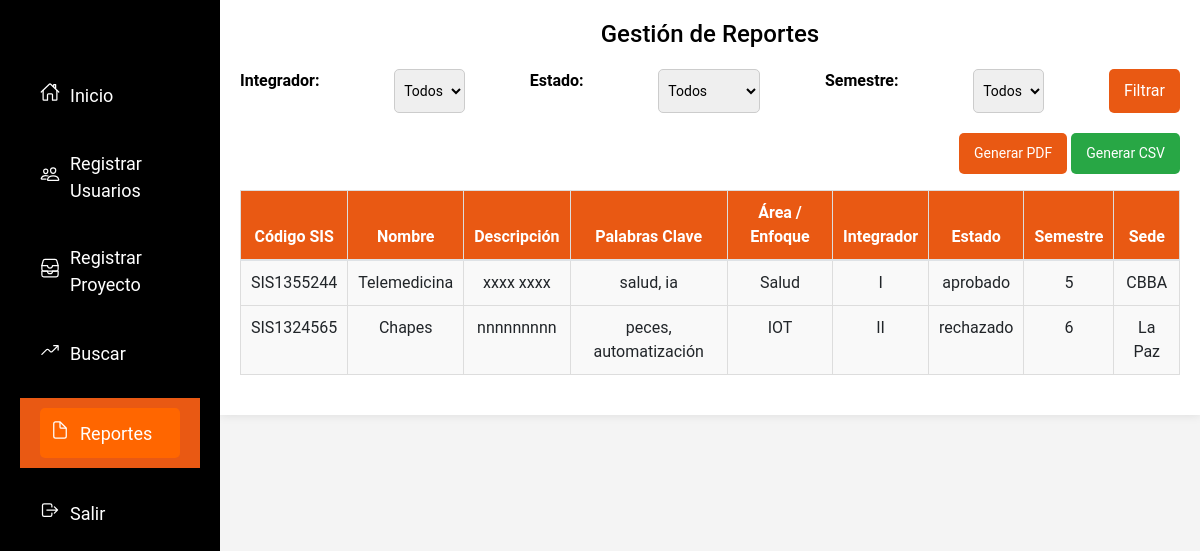
/vista/reportes.php, run on the app's committed database.
### tables this page shows
CREATE TABLE IF NOT EXISTS `proyectos_integradores` (
  `id_proyecto` int NOT NULL AUTO_INCREMENT,
  `codigo_sis` varchar(20) NOT NULL,
  `nombre_proyecto` varchar(255) NOT NULL,
  `descripcion` text,
  `palabras_clave` varchar(255) DEFAULT NULL,
  `area_enfoque` varchar(100) DEFAULT NULL,
  `integrador` enum('I','II','III','Final') NOT NULL,
  `estado` enum('aprobado','propuesto','rechazado','cancelado','en_progreso') NOT NULL,
  `semestre` enum('1','2','3','4','5','6','7','8','9') NOT NULL,
  `sede` enum('CBBA','La Paz','El Alto','Santa Cruz') NOT NULL,
  `documento_proyecto` varchar(255) DEFAULT NULL,
  `id_usuario` int DEFAULT NULL,
  PRIMARY KEY (`id_proyecto`),
  KEY `id_usuario` (`id_usuario`)
);

### modelo/modelo.php (called while the page is built, shortened)
<?php
class DB {
    private $pdo = null;
    function __construct () {
        $this->pdo = new PDO(
            "mysql:host=".DB_HOST.";port=".DB_PORT.";dbname=".DB_NAME.";charset=".DB_CHARSET,
            DB_USER, DB_PASSWORD, [
            PDO::ATTR_ERRMODE => PDO::ERRMODE_EXCEPTION,
            PDO::ATTR_DEFAULT_FETCH_MODE => PDO::FETCH_ASSOC
        ]);
    }
    function select ($sql, $data=null) {
        $this->stmt = $this->pdo->prepare($sql);
        $this->stmt->execute($data);
        return $this->stmt->fetchAll();
    }
}
$_DB = new DB();
?>

### vista/reportes.php (the view, shortened to what this page needs)
<?php
require_once "../modelo/modelo.php";
$integrador = isset($_POST['integrador']) ? $_POST['integrador'] : '';
$estado = isset($_POST['estado']) ? $_POST['estado'] : '';
$semestre = isset($_POST['semestre']) ? $_POST['semestre'] : '';
$sql = "SELECT * FROM proyectos_integradores WHERE 1";
$parametros = [];
$proyectos = $_DB->select($sql, $parametros);
?>
<!DOCTYPE html>
<html lang="es">
<head>
    <link rel="stylesheet" href="../css/style.css">
    <link rel="stylesheet" href="https://stackpath.bootstrapcdn.com/bootstrap/4.5.2/css/bootstrap.min.css">
</head>
<body>
<div class="navigation">
        <ul>
            <li class="list">
                <a href="index.php">
                    <span class="icon"><ion-icon name="home-outline"></ion-icon></span>
                    <span class="title">Inicio</span>
                </a>
            </li>
            <li class="list">
                <a href="registro.php">
                    <span class="icon"><ion-icon name="people-outline"></ion-icon></span>
                    <span class="title">Registrar Usuarios</span>
                </a>
            </li>
            <li class="list">
                <a href="new_proyecto.php">
                    <span class="icon"><ion-icon name="file-tray-stacked-outline"></ion-icon></span>
                    <span class="title">Registrar Proyecto</span>
                </a>
            </li>
            <li class="list">
                <a href="buscar.php">
                    <span class="icon"><ion-icon name="trending-up-outline"></ion-icon></span>
                    <span class="title">Buscar</span>
                </a>
            </li>
            <li class="list active">
                <a href="reportes.php">
                    <span class="icon"><ion-icon name="document-outline"></ion-icon></span>
                    <span class="title">Reportes</span>
                </a>
            </li>
            <li class="list">
                <a href="../controlador/logout.php">
                    <span class="icon"><ion-icon name="log-out-outline"></ion-icon></span>
                    <span class="title">Salir</span>
                </a>
            </li>
        </ul>
    </div>
<div class="container">
    <h1>Gestión de Reportes</h1>
    <form method="post" class="filters">
        <label for="integrador">Integrador:</label>
        <select name="integrador" id="integrador">
            <option value="">Todos</option>
        </select>
        <label for="estado">Estado:</label>
        <select name="estado" id="estado">
            <option value="">Todos</option>
        </select>
        <label for="semestre">Semestre:</label>
        <select name="semestre" id="semestre">
            <option value="">Todos</option>
        </select>
        <input type="submit" value="Filtrar">
    </form>
    <div class="text-right mb-3">
        <a href="../controlador/ctrl_reportes.php?action=pdf&integrador=<?= urlencode($integrador) ?>&estado=<?= urlencode($estado) ?>&semestre=<?= urlencode($semestre) ?>" class="btn btn-danger">Generar PDF</a>
        <a href="../controlador/ctrl_reportes.php?action=csv&integrador=<?= urlencode($integrador) ?>&estado=<?= urlencode($estado) ?>&semestre=<?= urlencode($semestre) ?>" class="btn btn-success">Generar CSV</a>
    </div>
    <table class="table">
        <thead>
            <tr>
                <th>Código SIS</th>
                <th>Nombre</th>
                <th>Descripción</th>
                <th>Palabras Clave</th>
                <th>Área / Enfoque</th>
                <th>Integrador</th>
                <th>Estado</th>
                <th>Semestre</th>
                <th>Sede</th>
            </tr>
        </thead>
        <tbody>
            <?php if (count($proyectos) > 0): ?>
                <?php foreach ($proyectos as $proyecto): ?>
                    <tr>
                        <td><?= htmlspecialchars($proyecto['codigo_sis']) ?></td>
                        <td><?= htmlspecialchars($proyecto['nombre_proyecto']) ?></td>
                        <td><?= htmlspecialchars($proyecto['descripcion']) ?></td>
                        <td><?= htmlspecialchars($proyecto['palabras_clave']) ?></td>
                        <td><?= htmlspecialchars($proyecto['area_enfoque']) ?></td>
                        <td><?= htmlspecialchars($proyecto['integrador']) ?></td>
                        <td><?= htmlspecialchars($proyecto['estado']) ?></td>
                        <td><?= htmlspecialchars($proyecto['semestre']) ?></td>
                        <td><?= htmlspecialchars($proyecto['sede']) ?></td>
                    </tr>
                <?php endforeach; ?>
            <?php else: ?>
                <tr>
                    <td colspan="9">No se encontraron proyectos</td>
                </tr>
            <?php endif; ?>
        </tbody>
    </table>
</div>
</body>
</html>

### css/style.css (style rules this page uses)
:root { --naranja: #FFA500; --negro1: #000000; --blanco: #FFFFFF; --gris: #f5f5f5; }
* { margin: 0; padding: 0; box-sizing: border-box; }
body { font-family: 'Roboto', sans-serif; background-color: #ffffff; color: #333333; }
.navigation { width: 250px; height: 100vh; background-color: #333333; padding: 20px; position: fixed; left: 0; top: 0; }
.navigation ul { list-style: none; margin-top: 50px; }
.navigation ul li { margin-bottom: 20px; }
.navigation ul li a { text-decoration: none; color: #ffffff; font-size: 18px; display: flex; align-items: center; }
.navigation ul li a .icon { margin-right: 10px; font-size: 20px; }
.navigation ul li.active a { background-color: #ff6600; padding: 10px; border-radius: 5px; }

### vista/reportes.php (style rules this page uses)
body { font-family: 'Roboto', sans-serif; background-color: #f4f4f4; margin: 0; padding: 0; }
.container { width: calc(100% - 220px); margin-left: 220px; padding: 20px; background-color: #fff; box-shadow: 0 0 10px rgba(0, 0, 0, 0.1); }
.navigation { width: 220px; height: 100%; position: fixed; background-color: #000; color: #fff; top: 0; left: 0; padding-top: 20px; }
.navigation ul { list-style: none; padding: 0; }
.navigation ul li { padding: 10px 20px; }
.navigation ul li a { color: #fff; text-decoration: none; }
.navigation ul li.active { background-color: #e95913; }
h1 { font-size: 24px; color: #000; margin-bottom: 20px; text-align: center; }
.filters { display: flex; justify-content: space-between; margin-bottom: 20px; }
.filters label { margin-right: 10px; font-weight: bold; color: #000; }
.filters select { padding: 5px; font-size: 14px; border: 1px solid #ccc; border-radius: 5px; }
.filters input[type="submit"] { background-color: #e95913; color: #fff; border: none; padding: 10px 15px; cursor: pointer; border-radius: 5px; }
.table { width: 100%; border-collapse: collapse; margin-bottom: 20px; }
.table th, .table td { padding: 10px; border: 1px solid #ddd; text-align: center; }
.table th { background-color: #e95913; color: #fff; }
.table td { background-color: #f9f9f9; }
.btn { padding: 10px 15px; border: none; border-radius: 5px; font-size: 14px; }
.btn-danger { background-color: #e95913; color: #fff; }
.btn-success { background-color: #28a745; color: #fff; }

### data on the page
proyectos_integradores: codigo_sis "SIS1355244", nombre_proyecto "Telemedicina", descripcion "xxxx xxxx", palabras_clave "salud, ia", area_enfoque "Salud", integrador "I", estado "aprobado", semestre "5", sede "CBBA"
proyectos_integradores: codigo_sis "SIS1324565", nombre_proyecto "Chapes", descripcion "nnnnnnnnn", palabras_clave "peces, automatización", area_enfoque "IOT", integrador "II", estado "rechazado", semestre "6", sede "La Paz"
